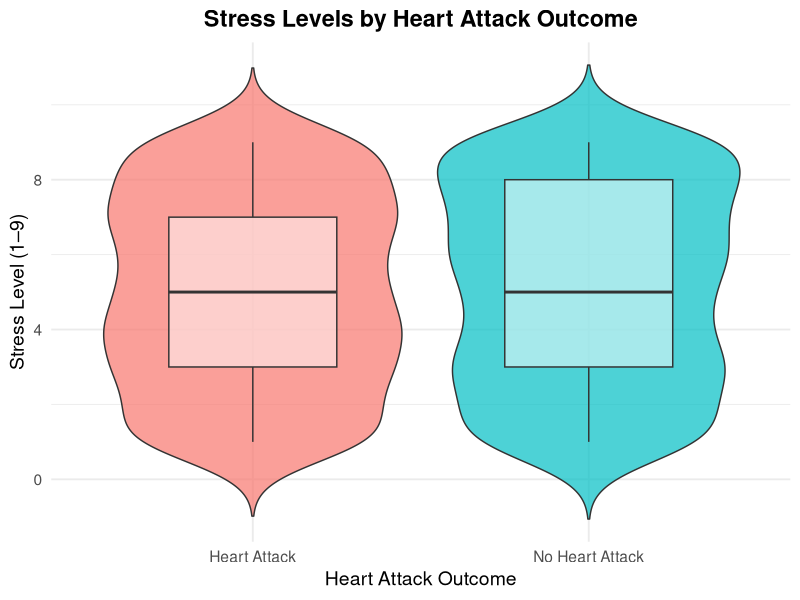
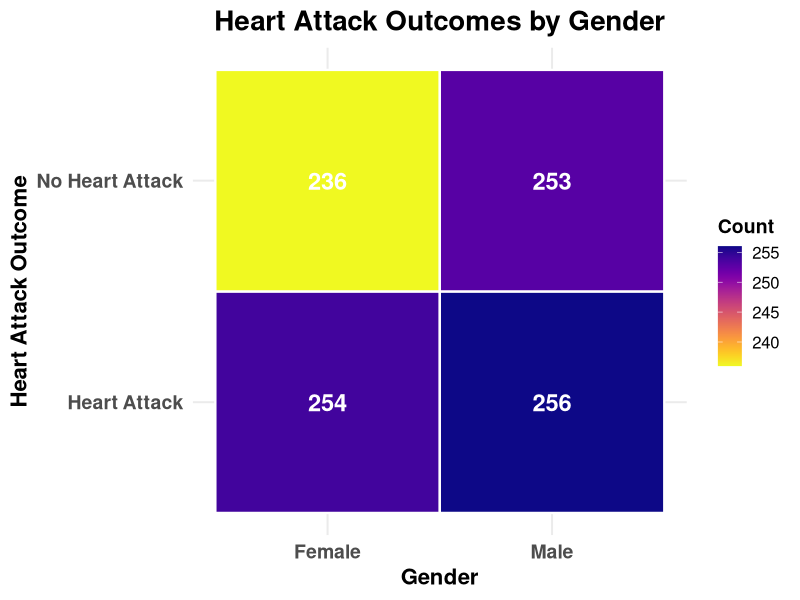
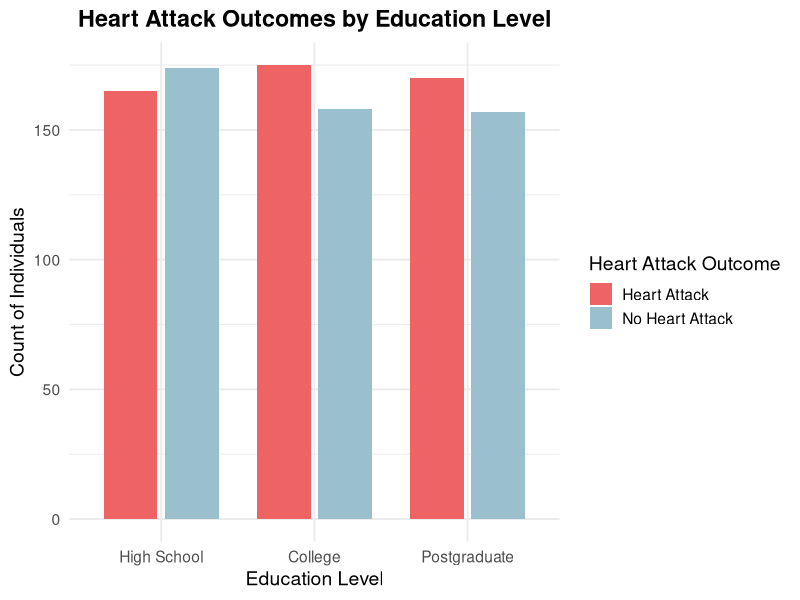
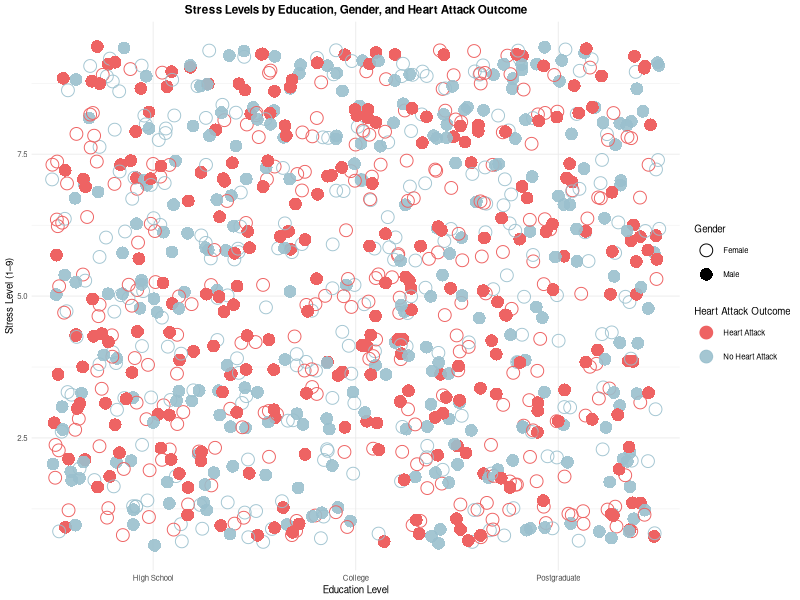

The R source for these figures, in order:
## ---- chunk 1
knitr::opts_chunk$set(fig.path = "figs/")
## ---- chunk 2
knitr::opts_chunk$set(fig.path = "images/")
## ---- chunk 3
knitr::opts_chunk$set(echo = TRUE)

heart_data <- read.csv(file = "heart_attack_dataset_age.csv", header = TRUE)
heart_data$EducationLevel <- factor(
  heart_data$EducationLevel,
  levels = c(
    "High School",
    "College",
    "Postgraduate"
  )
)
## ---- chunk 4
install.packages("dplyr", dependencies = TRUE)
library(dplyr)
install.packages("ggplot2", dependencies = TRUE)
library(ggplot2)
install.packages("viridis", dependencies = TRUE)
library(viridis)
install.packages("ggridges", dependencies = TRUE)
library(ggridges)
install.packages("tidyverse", dependencies = TRUE)
library(tidyverse)
install.packages("broom", dependencies = TRUE)
library(broom)
## ---- chunk 5
ggplot(heart_data, aes(x = Outcome, y = StressLevel, fill = Outcome)) +
  geom_violin(trim = FALSE, alpha = 0.7) +
  geom_boxplot(width = 0.5, fill = "white", alpha = 0.5) +
  labs(
    title = "Stress Levels by Heart Attack Outcome",
    x = "Heart Attack Outcome",
    y = "Stress Level (1–9)"
  ) +
  theme_minimal(base_size = 14) +
  theme(
    plot.title = element_text(hjust = 0.5, face = "bold"),
    legend.position = "none"
  )

## ---- chunk 6
library(dplyr)
library(ggplot2)
library(viridis)  

# Summarize counts
gender_counts <- heart_data %>%
  group_by(Gender, Outcome) %>%
  summarise(count = n(), .groups = "drop")

#Heat map
ggplot(gender_counts, aes(x = Gender, y = Outcome, fill = count)) +
  geom_tile(color = "white", size = 0.8) +  # white borders between tiles
  geom_text(aes(label = count), color = "white", size = 6, fontface = "bold") +
  scale_fill_viridis(option = "C", direction = -1) +  # smooth and modern gradient
  labs(
    title = "Heart Attack Outcomes by Gender",
    x = "Gender",
    y = "Heart Attack Outcome",
    fill = "Count"
  ) +
  theme_minimal(base_size = 15) +
  theme(
    plot.title = element_text(hjust = 0.5, face = "bold", size = 20),
    axis.text = element_text(face = "bold", size = 14),
    axis.title = element_text(face = "bold", size = 16),
    legend.title = element_text(face = "bold", size = 14),
    legend.text = element_text(size = 12)
  )
## ---- chunk 7

# Summarize counts
edu_counts <- heart_data %>%
  group_by(EducationLevel, Outcome) %>%
  summarise(count = n(), .groups = "drop")

# Ensure order of education levels
edu_counts$EducationLevel <- factor(
  edu_counts$EducationLevel,
  levels = c("High School", "College", "Postgraduate")
)

# Side-by-side bar plot
ggplot(edu_counts, aes(x = EducationLevel, y = count, fill = Outcome)) +
  geom_col(position = position_dodge(width = 0.8), width = 0.7) +
  scale_fill_manual(values = c(
    "No Heart Attack" = "lightblue3",
    "Heart Attack" = "indianred2"
  )) +
  labs(
    title = "Heart Attack Outcomes by Education Level",
    x = "Education Level",
    y = "Count of Individuals",
    fill = "Heart Attack Outcome"
  ) +
  theme_minimal(base_size = 14) +
  theme(plot.title = element_text(hjust = 0.5, face = "bold"))

## ---- chunk 8
library(ggplot2)

ggplot(heart_data, aes(
  x = EducationLevel,
  y = StressLevel,
  color = Outcome,       
  alpha = Outcome,  
  shape = Gender
)) +
  geom_jitter(width = 0.5, size = 4) +
  scale_alpha_manual(values = c("No Heart Attack" = .9, "Heart Attack" = 1)) +
  scale_shape_manual(values = c("Female" = 1, "Male" = 16)) +  # hollow vs filled
  scale_color_manual(values = c("No Heart Attack" = "lightblue3", "Heart Attack" = "indianred2")) + 
  labs(
    title = "Stress Levels by Education, Gender, and Heart Attack Outcome",
    x = "Education Level",
    y = "Stress Level (1–9)",
    color = "Heart Attack Outcome",
    alpha = "Heart Attack Outcome",
    shape = "Gender"
  ) +
  theme_minimal(base_size = 7) +
  theme(
    plot.title = element_text(hjust = 0.5, face = "bold")
  )

